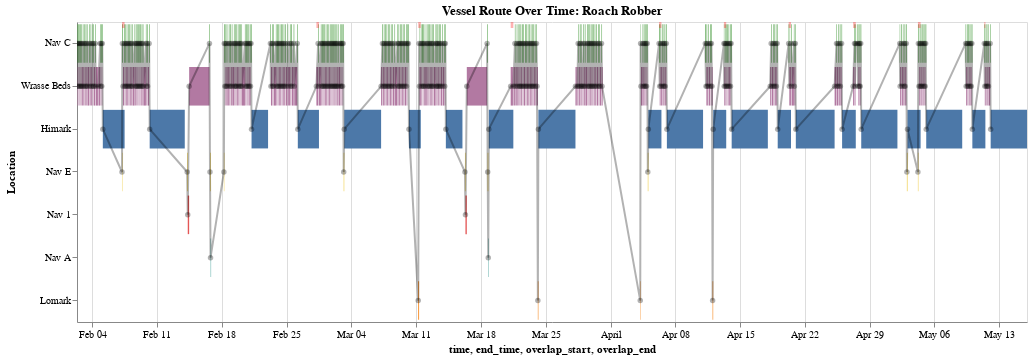

The notebook cell this image was saved under:
### Code cell
# Prepare vessel data
vessel_id = 'roachrobberdb6'
vessel_data_sorted, location_to_y = prepare_vessel_data(sorted_pings, vessel_id)

# Static visualization
plot_vessel_timeline_static(vessel_data_sorted, location_to_y, harbor_palette)

# Interactive visualization
chart = plot_vessel_timeline_interactive(vessel_data_sorted, location_to_y)
chart.display()

### Figure 1 — Vega-Lite specification as saved in the notebook (floating-point values rounded to 4 significant figures; data arrays with more than 128 entries replaced by an {"elided": "..."} marker saying what was removed)
{"config": {"view": {"continuousWidth": 300, "continuousHeight": 300}}, "layer": [{"data": {"name": "data-f43588a03e4191b6051053506f63d81a"}, "mark": {"type": "bar"}, "encoding": {"color": {"field": "source", "legend": null, "type": "nominal"}, "tooltip": [{"field": "source", "type": "nominal"}, {"field": "time", "type": "temporal"}, {"field": "end_time", "type": "temporal"}, {"field": "dwell_hours", "type": "quantitative"}], "x": {"field": "time", "type": "temporal"}, "x2": {"field": "end_time"}, "y": {"field": "source", "sort": ["Nav C", "Wrasse Beds", "Himark", "Nav E", "Nav 1", "Nav A", "Lomark"], "title": "Location", "type": "nominal"}}, "name": "view_6"}, {"data": {"name": "data-638553fe0c8cbdbfcaf0a5e99eca2f6a"}, "mark": {"type": "bar", "color": "red", "opacity": 0.3}, "encoding": {"x": {"field": "overlap_start", "type": "temporal"}, "x2": {"field": "overlap_end"}, "y": {"value": 0}, "y2": {"value": 6}}}, {"data": {"name": "data-f43588a03e4191b6051053506f63d81a"}, "mark": {"type": "line", "point": true}, "encoding": {"color": {"value": "black"}, "detail": {"field": "target", "type": "nominal"}, "opacity": {"value": 0.3}, "x": {"field": "time", "type": "temporal"}, "y": {"field": "source", "sort": ["Nav C", "Wrasse Beds", "Himark", "Nav E", "Nav 1", "Nav A", "Lomark"], "type": "nominal"}}}], "height": 300, "params": [{"name": "param_11", "select": {"type": "interval", "encodings": ["x", "y"]}, "bind": "scales", "views": ["view_6"]}], "title": "Vessel Route Over Time: Roach Robber", "width": 950, "$schema": "https://vega.github.io/schema/vega-lite/v5.20.1.json", "datasets": {"data-f43588a03e4191b6051053506f63d81a": {"elided": "486 records"}, "data-638553fe0c8cbdbfcaf0a5e99eca2f6a": {"elided": "228 records"}}}
